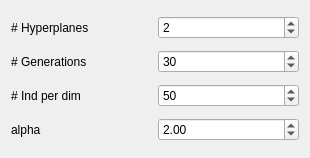
<?xml version="1.0" encoding="UTF-8"?>
<ui version="4.0">
 <class>ParametersESMLR</class>
 <widget class="QWidget" name="ParametersESMLR">
  <property name="geometry">
   <rect>
    <x>0</x>
    <y>0</y>
    <width>310</width>
    <height>158</height>
   </rect>
  </property>
  <property name="windowTitle">
   <string>Form</string>
  </property>
  <layout class="QGridLayout" name="gridLayout">
   <item row="0" column="0">
    <widget class="QLabel" name="label_14">
     <property name="font">
      <font>
       <pointsize>9</pointsize>
      </font>
     </property>
     <property name="text">
      <string># Hyperplanes</string>
     </property>
    </widget>
   </item>
   <item row="0" column="1">
    <widget class="QSpinBox" name="esmlrCutSpin">
     <property name="toolTip">
      <string>&lt;!DOCTYPE HTML PUBLIC &quot;-//W3C//DTD HTML 4.0//EN&quot; &quot;http://www.w3.org/TR/REC-html40/strict.dtd&quot;&gt;
&lt;html&gt;&lt;head&gt;&lt;meta name=&quot;qrichtext&quot; content=&quot;1&quot; /&gt;&lt;style type=&quot;text/css&quot;&gt;
p, li { white-space: pre-wrap; }
&lt;/style&gt;&lt;/head&gt;&lt;body style=&quot; font-family:'Ubuntu'; font-size:10pt; font-weight:400; font-style:normal;&quot;&gt;
&lt;p style=&quot; margin-top:0px; margin-bottom:0px; margin-left:0px; margin-right:0px; -qt-block-indent:0; text-indent:0px;&quot;&gt;&lt;span style=&quot; font-family:'MS Shell Dlg 2'; font-size:8pt;&quot;&gt;Number of hyperplanes&lt;/span&gt;&lt;/p&gt;&lt;/body&gt;&lt;/html&gt;</string>
     </property>
     <property name="minimum">
      <number>1</number>
     </property>
     <property name="maximum">
      <number>100</number>
     </property>
     <property name="value">
      <number>2</number>
     </property>
    </widget>
   </item>
   <item row="1" column="0">
    <widget class="QLabel" name="label_15">
     <property name="font">
      <font>
       <pointsize>9</pointsize>
      </font>
     </property>
     <property name="text">
      <string># Generations</string>
     </property>
    </widget>
   </item>
   <item row="1" column="1">
    <widget class="QSpinBox" name="esmlrGenSpin">
     <property name="toolTip">
      <string>&lt;!DOCTYPE HTML PUBLIC &quot;-//W3C//DTD HTML 4.0//EN&quot; &quot;http://www.w3.org/TR/REC-html40/strict.dtd&quot;&gt;
&lt;html&gt;&lt;head&gt;&lt;meta name=&quot;qrichtext&quot; content=&quot;1&quot; /&gt;&lt;style type=&quot;text/css&quot;&gt;
p, li { white-space: pre-wrap; }
&lt;/style&gt;&lt;/head&gt;&lt;body style=&quot; font-family:'Ubuntu'; font-size:10pt; font-weight:400; font-style:normal;&quot;&gt;
&lt;p style=&quot; margin-top:0px; margin-bottom:0px; margin-left:0px; margin-right:0px; -qt-block-indent:0; text-indent:0px;&quot;&gt;&lt;span style=&quot; font-family:'MS Shell Dlg 2'; font-size:8pt;&quot;&gt;Number of generations&lt;/span&gt;&lt;/p&gt;&lt;/body&gt;&lt;/html&gt;</string>
     </property>
     <property name="minimum">
      <number>1</number>
     </property>
     <property name="maximum">
      <number>1000</number>
     </property>
     <property name="value">
      <number>30</number>
     </property>
    </widget>
   </item>
   <item row="2" column="0">
    <widget class="QLabel" name="label_17">
     <property name="font">
      <font>
       <pointsize>9</pointsize>
      </font>
     </property>
     <property name="text">
      <string># Ind per dim</string>
     </property>
    </widget>
   </item>
   <item row="2" column="1">
    <widget class="QSpinBox" name="esmlrIndPerDimSpin">
     <property name="toolTip">
      <string>&lt;!DOCTYPE HTML PUBLIC &quot;-//W3C//DTD HTML 4.0//EN&quot; &quot;http://www.w3.org/TR/REC-html40/strict.dtd&quot;&gt;
&lt;html&gt;&lt;head&gt;&lt;meta name=&quot;qrichtext&quot; content=&quot;1&quot; /&gt;&lt;style type=&quot;text/css&quot;&gt;
p, li { white-space: pre-wrap; }
&lt;/style&gt;&lt;/head&gt;&lt;body style=&quot; font-family:'Ubuntu'; font-size:10pt; font-weight:400; font-style:normal;&quot;&gt;
&lt;p style=&quot; margin-top:0px; margin-bottom:0px; margin-left:0px; margin-right:0px; -qt-block-indent:0; text-indent:0px;&quot;&gt;&lt;span style=&quot; font-family:'MS Shell Dlg 2'; font-size:8pt;&quot;&gt;Number of individual per dimension of search space&lt;/span&gt;&lt;/p&gt;&lt;/body&gt;&lt;/html&gt;</string>
     </property>
     <property name="minimum">
      <number>1</number>
     </property>
     <property name="maximum">
      <number>10000</number>
     </property>
     <property name="value">
      <number>50</number>
     </property>
    </widget>
   </item>
   <item row="3" column="0">
    <widget class="QLabel" name="label_16">
     <property name="font">
      <font>
       <pointsize>9</pointsize>
      </font>
     </property>
     <property name="text">
      <string>alpha</string>
     </property>
    </widget>
   </item>
   <item row="3" column="1">
    <widget class="QDoubleSpinBox" name="esmlrAlphaSpin">
     <property name="toolTip">
      <string>Vary the slope of the sigmoid function of hyperplanes activations. This factor will be divided by the average of standard deviation of data.

beta = alpha / avr(stddev(data))

sigmoid function: tanh</string>
     </property>
     <property name="maximum">
      <double>999.990000000000009</double>
     </property>
     <property name="singleStep">
      <double>0.100000000000000</double>
     </property>
     <property name="value">
      <double>2.000000000000000</double>
     </property>
    </widget>
   </item>
  </layout>
 </widget>
 <resources/>
 <connections/>
</ui>
